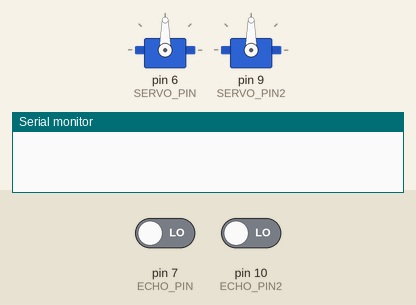
The program below on a simulated Arduino Mega 2560, built with avr-gcc and run on an emulated ATmega2560. Shown: 2 × servo, the last lines printed to the serial monitor. The test bench sets the inputs (shaded band); at power-on: pin 7 (ECHO_PIN) LOW, pin 10 (ECHO_PIN2) LOW.

Above: at 0.1 s.
At 14.1 s:
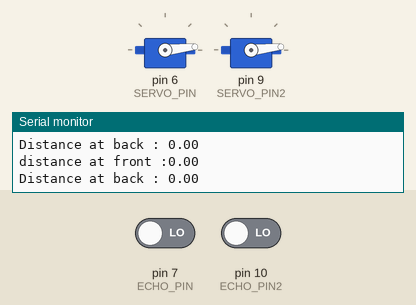
At 38.3 s:
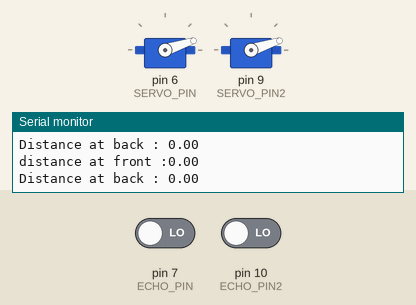
Timing chart, 0 to 39.8 s (numbered marks = the images above):
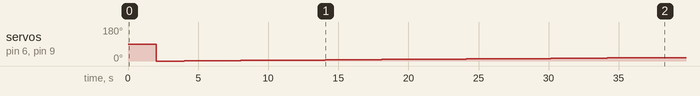

Measured:
- by itself, servo on pin 6 (SERVO_PIN), servo on pin 9 (SERVO_PIN2): 90° → 0° at 2.0 s, → 1° 2.0 s later, → 2° 2.0 s later, → 3° 2.0 s later, … (19 changes in this stretch)

The program:

main.cpp
```cpp
//TODO update pin set to match the circuit diagram

#include <Arduino.h>
#include <Servo.h>
#define BAUD_RATE 9600
#define SERVO_PIN 6
#define ECHO_PIN 7
#define TRIG_PIN 8
#define SERVO_PIN2 9
#define ECHO_PIN2 10
#define TRIG_PIN2 11

Servo mtr, mtr2;
uint64_t pulseDuration;
float distance, distance2;

void setup()
{
  pinMode(TRIG_PIN, OUTPUT);
  pinMode(ECHO_PIN, INPUT);
  pinMode(TRIG_PIN2, OUTPUT);
  pinMode(ECHO_PIN2, INPUT);
  mtr.attach(SERVO_PIN);
  mtr2.attach(SERVO_PIN2);
  Serial.begin(BAUD_RATE);
}

void loop()
{
  for (int pos = 0; pos <= 180; pos++)
  {
    digitalWrite(TRIG_PIN, LOW);
    digitalWrite(TRIG_PIN2, LOW);
    delayMicroseconds(2);
    digitalWrite(TRIG_PIN, HIGH);
    digitalWrite(TRIG_PIN2, HIGH);
    delayMicroseconds(10);
    pulseDuration = pulseIn(ECHO_PIN, HIGH);
    distance = (pulseDuration * 0.0343) / 2;
    Serial.print("distance at front :");
    Serial.println(distance);
    pulseDuration = pulseIn(ECHO_PIN2, HIGH);
    distance2 = (pulseDuration * 0.0343) / 2;
    Serial.print("Distance at back : ");
    Serial.println(distance2);
    mtr.write(pos);
    mtr2.write(pos);
    delay(10);
  }
  for (int pos = 180; pos >= 0; pos--)
  {
    digitalWrite(TRIG_PIN, LOW);
    digitalWrite(TRIG_PIN2, LOW);
    delayMicroseconds(2);
    digitalWrite(TRIG_PIN, HIGH);
    digitalWrite(TRIG_PIN2, HIGH);
    delayMicroseconds(10);
    pulseDuration = pulseIn(ECHO_PIN, HIGH);
    distance = (pulseDuration * 0.0343) / 2;
    Serial.print("distance at front :");
    Serial.println(distance);
    pulseDuration = pulseIn(ECHO_PIN2, HIGH);
    distance2 = (pulseDuration * 0.0343) / 2;
    Serial.print("Distance at back : ");
    Serial.println(distance2);
    mtr.write(pos);
    mtr2.write(pos);
    delay(10);
  }
}
```
